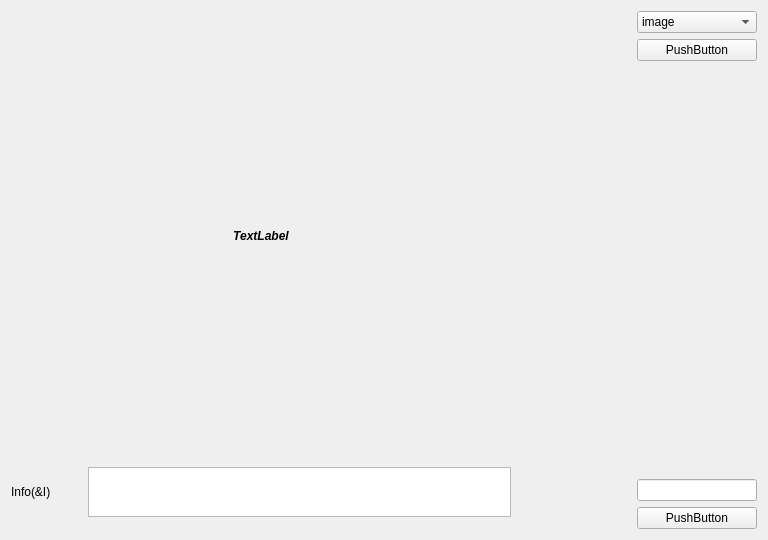
<?xml version="1.0" encoding="UTF-8"?>
<ui version="4.0">
 <class>QtForm</class>
 <widget class="QWidget" name="QtForm">
  <property name="geometry">
   <rect>
    <x>0</x>
    <y>0</y>
    <width>768</width>
    <height>540</height>
   </rect>
  </property>
  <property name="windowTitle">
   <string>Form</string>
  </property>
  <layout class="QGridLayout" name="gridLayout">
   <item row="0" column="0">
    <layout class="QGridLayout" name="gridLayout_2">
     <item row="0" column="0">
      <layout class="QVBoxLayout" name="verticalLayout" stretch="8,1">
       <property name="sizeConstraint">
        <enum>QLayout::SetFixedSize</enum>
       </property>
       <item>
        <widget class="QLabel" name="label">
         <property name="sizePolicy">
          <sizepolicy hsizetype="Maximum" vsizetype="Maximum">
           <horstretch>0</horstretch>
           <verstretch>0</verstretch>
          </sizepolicy>
         </property>
         <property name="minimumSize">
          <size>
           <width>500</width>
           <height>430</height>
          </size>
         </property>
         <property name="font">
          <font>
           <weight>75</weight>
           <italic>true</italic>
           <bold>true</bold>
          </font>
         </property>
         <property name="text">
          <string>TextLabel</string>
         </property>
         <property name="alignment">
          <set>Qt::AlignCenter</set>
         </property>
        </widget>
       </item>
       <item>
        <layout class="QHBoxLayout" name="horizontalLayout" stretch="1,6">
         <item>
          <widget class="QLabel" name="label_2">
           <property name="maximumSize">
            <size>
             <width>11111</width>
             <height>16777215</height>
            </size>
           </property>
           <property name="text">
            <string>Info(&amp;I)</string>
           </property>
          </widget>
         </item>
         <item>
          <widget class="QTextEdit" name="textEdit">
           <property name="maximumSize">
            <size>
             <width>11111</width>
             <height>50</height>
            </size>
           </property>
          </widget>
         </item>
        </layout>
       </item>
      </layout>
     </item>
     <item row="0" column="1">
      <spacer name="horizontalSpacer">
       <property name="orientation">
        <enum>Qt::Horizontal</enum>
       </property>
       <property name="sizeHint" stdset="0">
        <size>
         <width>40</width>
         <height>20</height>
        </size>
       </property>
      </spacer>
     </item>
     <item row="0" column="2">
      <layout class="QVBoxLayout" name="verticalLayout_right">
       <item>
        <widget class="QComboBox" name="comboBox">
         <item>
          <property name="text">
           <string>image</string>
          </property>
         </item>
         <item>
          <property name="text">
           <string>erade</string>
          </property>
         </item>
        </widget>
       </item>
       <item>
        <widget class="QPushButton" name="pushButton">
         <property name="text">
          <string>PushButton</string>
         </property>
        </widget>
       </item>
       <item>
        <spacer name="verticalSpacer">
         <property name="orientation">
          <enum>Qt::Vertical</enum>
         </property>
         <property name="sizeHint" stdset="0">
          <size>
           <width>20</width>
           <height>40</height>
          </size>
         </property>
        </spacer>
       </item>
       <item>
        <widget class="QLineEdit" name="lineEdit"/>
       </item>
       <item>
        <widget class="QPushButton" name="pushButton_2">
         <property name="text">
          <string>PushButton</string>
         </property>
        </widget>
       </item>
      </layout>
     </item>
    </layout>
   </item>
  </layout>
 </widget>
 <resources/>
 <connections/>
</ui>
